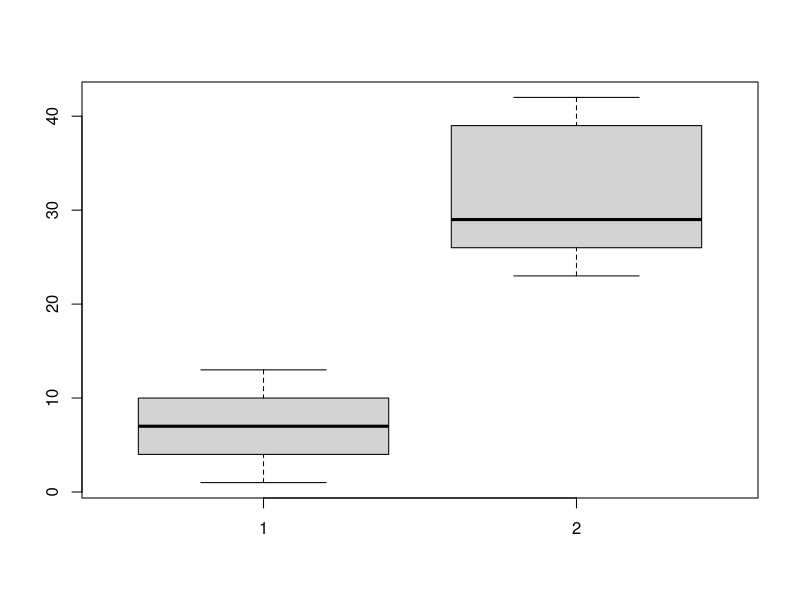
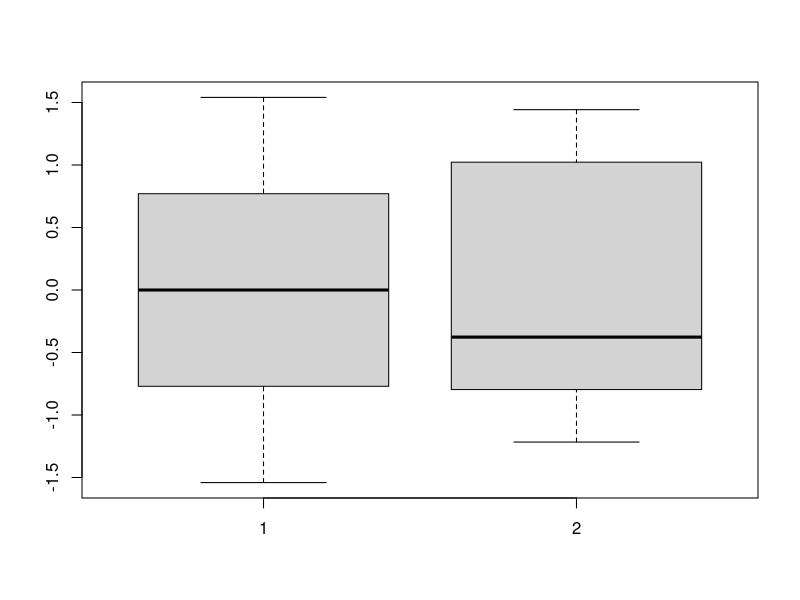

Reproduce these figures in R, in order.
# scale( )

# simple example
myvector <- c(1:11)
scale(myvector)

# scale a matrix
mymatrix <- matrix(c(1:13, 23:30, 38:42), ncol = 2)
mymatrix
boxplot(mymatrix)
scale(mymatrix)
boxplot(scale(mymatrix))
